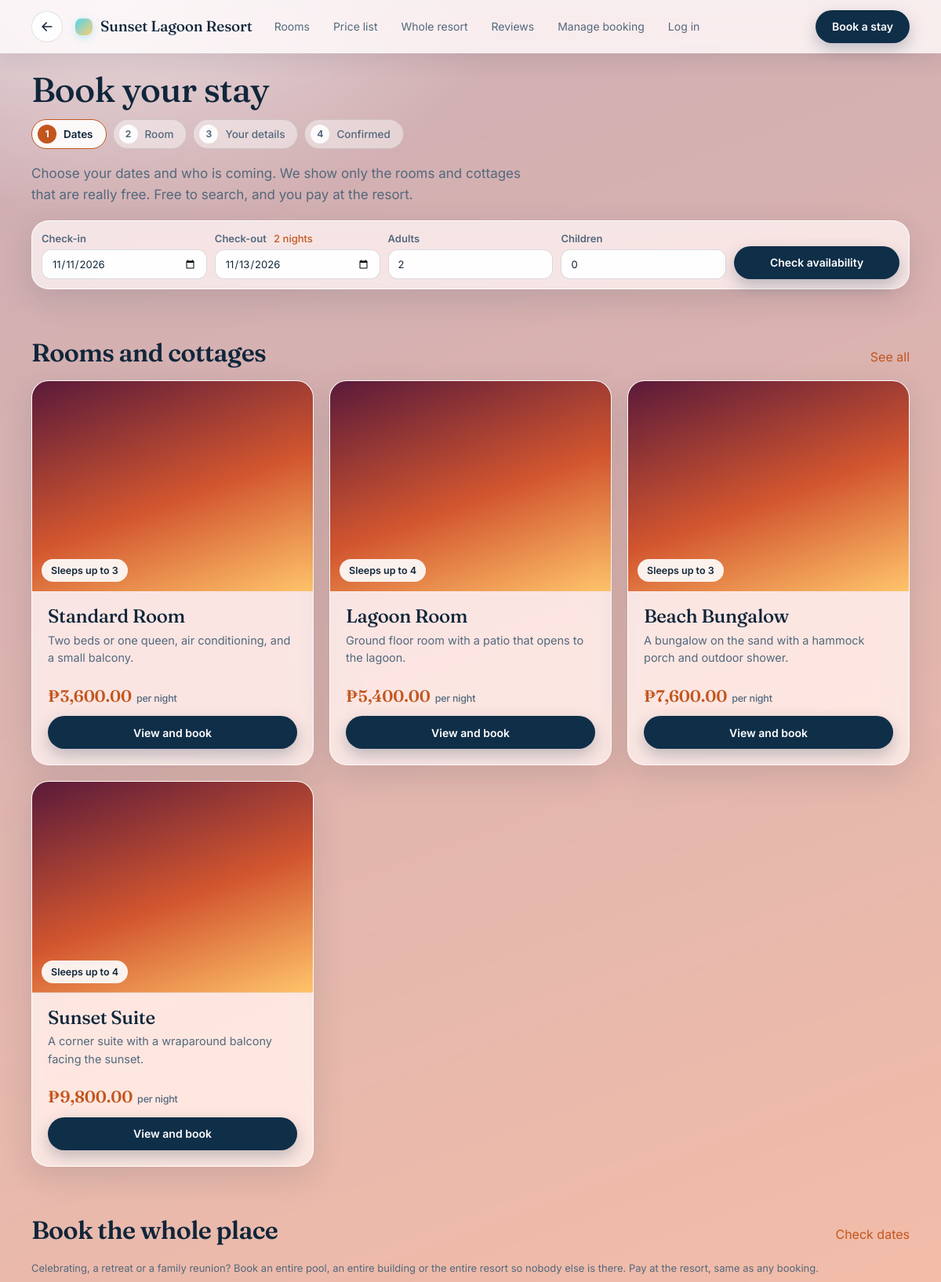
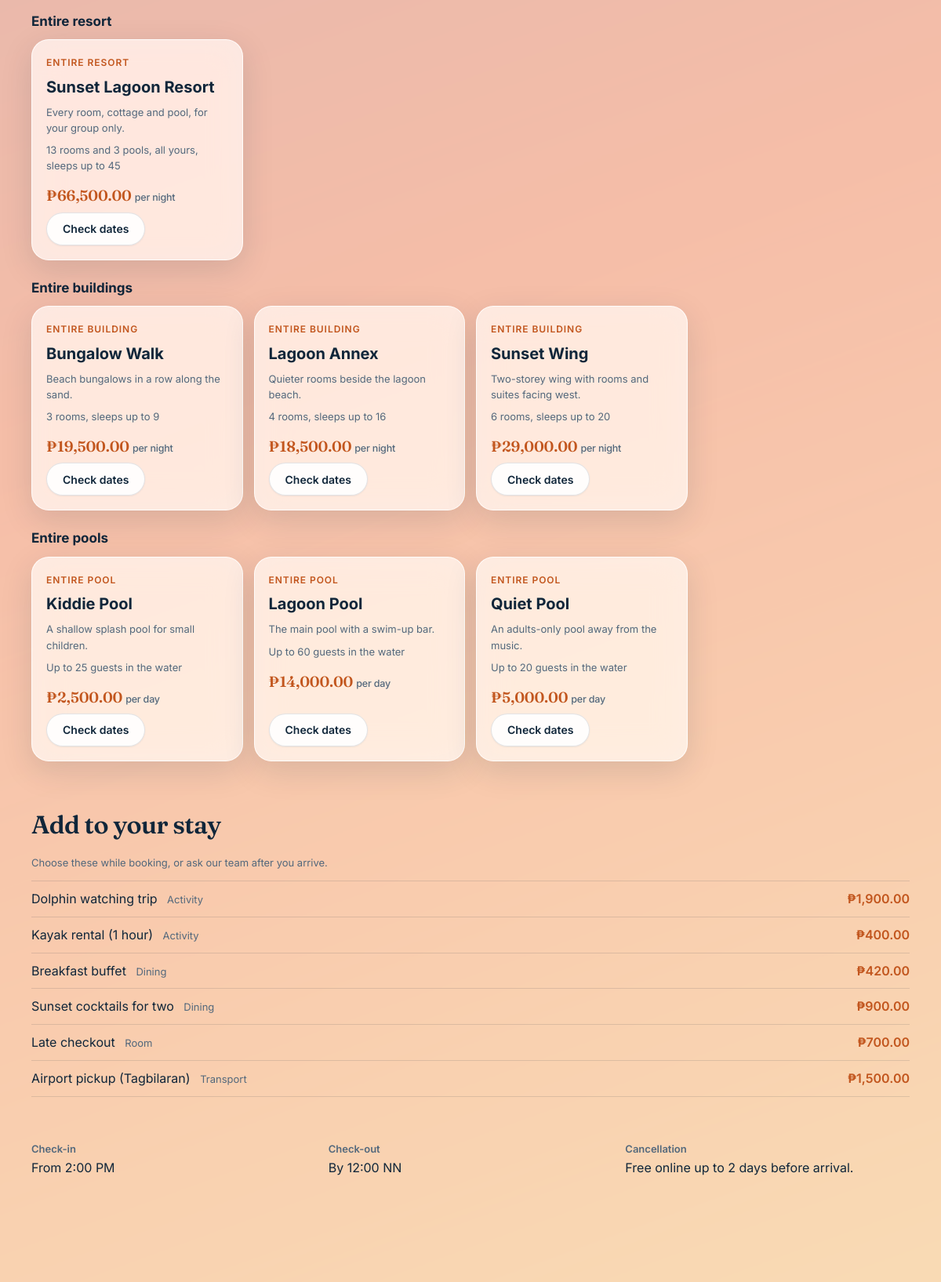
/book.php?r=sunset-lagoon (upper part), run on the app's committed database (2 pictures, top to bottom).
### tables this page shows
CREATE TABLE resort (
  resort_id       INT AUTO_INCREMENT PRIMARY KEY,
  slug            VARCHAR(40)  NOT NULL,               
  name            VARCHAR(100) NOT NULL,
  tagline         VARCHAR(160) NULL,
  description     TEXT NULL,
  location        VARCHAR(120) NULL,
  theme           VARCHAR(20)  NOT NULL DEFAULT 'ocean',    
  hero_image      VARCHAR(120) NULL,                   
  contact_email   VARCHAR(120) NULL,
  contact_phone   VARCHAR(40)  NULL,
  checkin_time    VARCHAR(20)  NOT NULL DEFAULT '2:00 PM',
  checkout_time   VARCHAR(20)  NOT NULL DEFAULT '12:00 NN',
  free_cancel_days INT NOT NULL DEFAULT 2,
  exclusive_rate  DECIMAL(10,2) NULL,                  
  is_active       TINYINT(1) NOT NULL DEFAULT 1,
  sort_order      INT NOT NULL DEFAULT 0,
  created_at      TIMESTAMP NOT NULL DEFAULT CURRENT_TIMESTAMP,
  CONSTRAINT uk_resort_slug UNIQUE (slug),
  CONSTRAINT ck_resort_rate CHECK (exclusive_rate IS NULL OR exclusive_rate >= 0)
);

CREATE TABLE room_type (
  room_type_id  INT AUTO_INCREMENT PRIMARY KEY,
  resort_id     INT NOT NULL,
  type_name     VARCHAR(60) NOT NULL,
  description   TEXT,
  details       TEXT NULL,
  max_occupancy INT NOT NULL,
  base_rate     DECIMAL(10,2) NOT NULL,
  CONSTRAINT uk_room_type_name UNIQUE (resort_id, type_name),
  CONSTRAINT ck_room_type_occ  CHECK (max_occupancy > 0),
  CONSTRAINT ck_room_type_rate CHECK (base_rate >= 0),
  CONSTRAINT fk_room_type_resort FOREIGN KEY (resort_id) REFERENCES resort(resort_id) ON DELETE CASCADE
);

CREATE TABLE building (
  building_id    INT AUTO_INCREMENT PRIMARY KEY,
  resort_id      INT NOT NULL,
  name           VARCHAR(80)  NOT NULL,
  description    VARCHAR(300) NULL,
  exclusive_rate DECIMAL(10,2) NULL,         
  CONSTRAINT uk_building_name UNIQUE (resort_id, name),
  CONSTRAINT ck_building_rate CHECK (exclusive_rate IS NULL OR exclusive_rate >= 0),
  CONSTRAINT fk_building_resort FOREIGN KEY (resort_id) REFERENCES resort(resort_id) ON DELETE CASCADE
);

CREATE TABLE pool (
  pool_id      INT AUTO_INCREMENT PRIMARY KEY,
  resort_id    INT NOT NULL,
  name         VARCHAR(80)  NOT NULL,
  description  VARCHAR(300) NULL,
  max_guests   INT NOT NULL DEFAULT 20,
  rate_per_day DECIMAL(10,2) NULL,           
  CONSTRAINT uk_pool_name UNIQUE (resort_id, name),
  CONSTRAINT ck_pool_guests CHECK (max_guests > 0),
  CONSTRAINT ck_pool_rate CHECK (rate_per_day IS NULL OR rate_per_day >= 0),
  CONSTRAINT fk_pool_resort FOREIGN KEY (resort_id) REFERENCES resort(resort_id) ON DELETE CASCADE
);

CREATE TABLE service (
  service_id   INT AUTO_INCREMENT PRIMARY KEY,
  resort_id    INT NOT NULL,
  service_name VARCHAR(80) NOT NULL,
  category     VARCHAR(40),
  unit_price   DECIMAL(10,2) NOT NULL,
  CONSTRAINT ck_service_price CHECK (unit_price >= 0),
  CONSTRAINT fk_service_resort FOREIGN KEY (resort_id) REFERENCES resort(resort_id) ON DELETE CASCADE
);

### book.php (the view, shortened to what the rows shown need)
<?php
require __DIR__ . '/includes/layout.php';
require __DIR__ . '/includes/booking.php';
require_resort($pdo);
$in       = add_days(today(), 1);
$out      = add_days(today(), 3);
$RID      = resort_id();
$types    = $pdo->query("SELECT * FROM room_type WHERE resort_id = $RID ORDER BY base_rate")->fetchAll();
$services = $pdo->query("SELECT * FROM service WHERE resort_id = $RID ORDER BY category, service_name")->fetchAll();
$exclusive = exclusive_options($pdo, $in, $out);
site_start('Book your stay');
?>
<div class="page-head"><h1>Book your stay</h1></div>
<section class="block">
  <div class="block-head">
    <h2>Rooms and cottages</h2>
  </div>
  <div class="room-cards">
    <?php foreach ($types as $t): ?>
      <?= room_card($t) ?>
    <?php endforeach; ?>
  </div>
</section>
<?= exclusive_cards($exclusive, null) ?>
<section class="block">
  <div class="block-head"><h2>Add to your stay</h2></div>
  <ul class="addons">
    <?php foreach ($services as $s): ?>
      <li><span><?= h($s['service_name']) ?> <small class="muted"><?= h($s['category']) ?></small></span><b><?= h(money($s['unit_price'])) ?></b></li>
    <?php endforeach; ?>
  </ul>
</section>
<section class="block info-row">
  <div><h3>Check-in</h3><p>From <?= h($config['checkin_time']) ?></p></div>
  <div><h3>Check-out</h3><p>By <?= h($config['checkout_time']) ?></p></div>
  <div><h3>Cancellation</h3><p>Free online up to <?= plural((int)$config['free_cancel_days'], 'day') ?> before arrival.</p></div>
</section>
<?php site_end();

### includes/layout.php (shortened to what the rows shown need)
<?php
require_once __DIR__ . '/bootstrap.php';
function asset_url(string $file, string $prefix = ''): string
{
    $full = __DIR__ . '/../assets/' . $file;
    return $prefix . 'assets/' . $file . '?v=' . (is_file($full) ? filemtime($full) : time());
}
function slugify(string $text): string
{
    return trim((string)preg_replace('/[^a-z0-9]+/', '-', strtolower($text)), '-');
}
function room_photos(string $typeName): array
{
    global $resort;
    $folder = 'rooms/' . ($resort['slug'] ?? '_') . '/';
    $dir    = __DIR__ . '/../assets/' . $folder;
    $slug   = slugify($typeName);
    $found  = [];
    $photos = [];
    return $photos;
}
function room_card(array $t): string
{
    $photos = room_photos($t['type_name']);
    $cover  = $photos ? $photos[0]['url'] : '';
    $url    = ru('room.php?id=' . (int)$t['room_type_id']);
    ?>
<article class="room-card">
  <a class="rc-photo<?= $cover === '' ? ' no-photo' : '' ?>" href="<?= h($url) ?>"<?= $cover !== '' ? ' style="background-image:url(\'' . h($cover) . '\')"' : '' ?> aria-label="View the <?= h($t['type_name']) ?>">
    <span class="rc-tag">Sleeps up to <?= (int)$t['max_occupancy'] ?></span>
  </a>
  <div class="rc-body">
    <h3><a href="<?= h($url) ?>"><?= h($t['type_name']) ?></a></h3>
    <p class="rc-desc"><?= h($t['description']) ?></p>
    <div class="rc-foot">
      <p class="price"><?= h(money($t['base_rate'])) ?> <small>per night</small></p>
      <a class="btn primary" href="<?= h($url . '#book') ?>">View and book</a>
    </div>
  </div>
</article>
<?php
    return (string)ob_get_clean();
}
function booking_steps(int $current): string
{
    $labels = [1 => 'Dates', 2 => 'Room', 3 => 'Your details', 4 => 'Confirmed'];
    $html = '<ol class="steps" aria-label="Booking progress">';
    foreach ($labels as $n => $label) {
        $cls = $n < $current ? ' class="is-done"' : ($n === $current ? ' class="is-current" aria-current="step"' : '');
        $html .= '<li' . $cls . '><span>' . ($n < $current ? '✓' : $n) . '</span><b>' . h($label) . '</b></li>';
    }
    return $html . '</ol>';
}
function site_start(string $title, string $active = '', string $bodyClass = ''): void
{
    global $config, $resort;
    $signedIn = !empty($_SESSION['guest_id']);
    if ($resort) {
        $nav = ['rooms' => [ru('rooms.php'), 'Rooms'], 'pricelist' => [ru('pricelist.php'), 'Price list'], 'stay' => [ru('book.php#exclusive'), 'Whole resort'], 'reviews' => [ru('reviews.php'), 'Reviews'],
                'booking' => [ru('booking.php'), 'Manage booking']];
    } else {
        $nav = ['all' => ['index.php', 'Resorts'], 'booking' => ['booking.php', 'Manage booking']];
    }
    $nav['account'] = $signedIn ? [ru('account.php'), 'My account'] : [ru('login.php'), 'Log in'];
    $brandName = $resort ? $config['resort'] : $config['platform'];
    $brandHref = $resort ? ru('landing.php') : 'index.php';
    ?><!doctype html>
<html lang="en">
<head>
<link rel="stylesheet" href="<?= h(asset_url('style.css')) ?>">
</head>
<body class="site<?= $bodyClass !== '' ? ' ' . h($bodyClass) : '' ?>">
<div class="frame">
<header class="top" id="top">
  <div class="bar">
    <?php if ($resort): ?><a class="back-btn" href="index.php" title="Back to all resorts" aria-label="Back to all resorts"><svg viewBox="0 0 24 24" width="20" height="20" fill="none" stroke="currentColor" stroke-width="2" stroke-linecap="round" stroke-linejoin="round" aria-hidden="true"><path d="M19 12H5M11 6l-6 6 6 6"/></svg></a><?php endif; ?>
    <a class="brand" href="<?= h($brandHref) ?>"><?= h($brandName) ?></a>
    <nav id="site-nav" aria-label="Main">
      <?php foreach ($nav as $key => [$href, $label]): ?>
        <a href="<?= h($href) ?>"<?= $key === $active ? ' aria-current="page"' : '' ?>><?= h($label) ?></a>
      <?php endforeach; ?>
    </nav>
    <a class="btn primary push" href="<?= h($resort ? ru('book.php#book') : 'index.php#resorts') ?>"><?= $resort ? 'Book a stay' : 'Find a resort' ?></a>
  </div>
</header>
<main class="wrap" id="content">
<?php flash_render();
}
function site_end(): void
{
    ?>
</main>
</div>
</body>
</html>
<?php
}
    ?><!doctype html>
<?php
function exclusive_card(array $t, ?array $stay): string
{
    $kind  = ['Resort' => 'Entire resort', 'Building' => 'Entire building', 'Pool' => 'Entire pool'][$t['scope']] ?? '';
    $unit  = $t['scope'] === 'Pool' ? 'per day' : 'per night';
    $sub   = match ($t['scope']) {
        'Resort'   => plural(count($t['rooms']), 'room') . ' and ' . plural(count($t['pools']), 'pool') . ', all yours',
        'Building' => plural(count($t['rooms']), 'room') . ', sleeps up to ' . $t['capacity'],
        default    => 'Up to ' . plural((int)$t['capacity'], 'guest') . ' in the water',
    };
    if ($t['scope'] === 'Resort') {
        $sub .= ', sleeps up to ' . $t['capacity'];
    }
    ob_start(); ?>
<article class="ex-card<?= $stay && !$t['free'] ? ' is-off' : '' ?>">
  <p class="ex-kind"><?= h($kind) ?></p>
  <h3><?= h($t['name']) ?></h3>
  <?php if ($t['info'] !== ''): ?><p class="muted"><?= h($t['info']) ?></p><?php endif; ?>
  <p class="muted"><?= h($sub) ?></p>
  <p class="price"><?= h(money($t['rate'])) ?> <small><?= h($unit) ?></small></p>
  <?php if ($stay === null): ?>
    <a class="btn" href="<?= h(ru('exclusive.php#' . strtolower($t['scope']) . '-' . $t['id'])) ?>">Check dates</a>
  <?php endif; ?>
</article>
<?php
    return (string)ob_get_clean();
}
function exclusive_cards(array $opts, ?array $stay): string
{
    $groups = [];
    if (!empty($opts['Resort']) && $opts['Resort']['rooms']) { $groups['Entire resort'] = [$opts['Resort']]; }
    if (!empty($opts['Building'])) { $groups['Entire buildings'] = $opts['Building']; }
    if (!empty($opts['Pool']))     { $groups['Entire pools'] = $opts['Pool']; }
    $html = '<section class="block" id="exclusive"><div class="block-head"><h2>Book the whole place</h2>'
          . ($stay === null ? '<a href="' . h(ru('exclusive.php')) . '">Check dates</a>' : '') . '</div>'
          . '<p class="muted">Celebrating, a retreat or a family reunion? Book an entire pool, an entire building or the entire resort so nobody else is there. Pay at the resort, same as any booking.</p>';
    foreach ($groups as $label => $items) {
        $html .= '<h3 class="ex-group">' . h($label) . '</h3><div class="ex-grid">';
        foreach ($items as $t) {
            $html .= '<div id="' . h(strtolower($t['scope']) . '-' . $t['id']) . '">' . exclusive_card($t, $stay) . '</div>';
        }
        $html .= '</div>';
    }
    return $html . '</section>';
}

### data on the page
resort: name "Sunset Lagoon Resort", kind "ENTIRE RESORT", info "Every room, cottage and pool, for your group only.", sub "13 rooms and 3 pools, all yours, sleeps up to 45", rate "₱66,500.00", unit "per night", checkin_time "2:00 PM", checkout_time "12:00 NN", free_cancel_days "2 days"
room_type: max_occupancy "3", type_name "Standard Room", description "Two beds or one queen, air conditioning, and a small balcony.", base_rate "₱3,600.00"
room_type: max_occupancy "4", type_name "Lagoon Room", description "Ground floor room with a patio that opens to the lagoon.", base_rate "₱5,400.00"
room_type: max_occupancy "3", type_name "Beach Bungalow", description "A bungalow on the sand with a hammock porch and outdoor shower.", base_rate "₱7,600.00"
room_type: max_occupancy "4", type_name "Sunset Suite", description "A corner suite with a wraparound balcony facing the sunset.", base_rate "₱9,800.00"
building: kind "ENTIRE BUILDING", name "Bungalow Walk", description "Beach bungalows in a row along the sand.", sub "3 rooms, sleeps up to 9", rate "₱19,500.00", unit "per night"
building: kind "ENTIRE BUILDING", name "Lagoon Annex", description "Quieter rooms beside the lagoon beach.", sub "4 rooms, sleeps up to 16", rate "₱18,500.00", unit "per night"
building: kind "ENTIRE BUILDING", name "Sunset Wing", description "Two-storey wing with rooms and suites facing west.", sub "6 rooms, sleeps up to 20", rate "₱29,000.00", unit "per night"
pool: kind "ENTIRE POOL", name "Kiddie Pool", description "A shallow splash pool for small children.", max_guests "Up to 25 guests in the water", rate "₱2,500.00", unit "per day"
pool: kind "ENTIRE POOL", name "Lagoon Pool", description "The main pool with a swim-up bar.", max_guests "Up to 60 guests in the water", rate "₱14,000.00", unit "per day"
pool: kind "ENTIRE POOL", name "Quiet Pool", description "An adults-only pool away from the music.", max_guests "Up to 20 guests in the water", rate "₱5,000.00", unit "per day"
service: service_name "Dolphin watching trip", category "Activity", unit_price "₱1,900.00"
service: service_name "Kayak rental (1 hour)", category "Activity", unit_price "₱400.00"
service: service_name "Breakfast buffet", category "Dining", unit_price "₱420.00"
service: service_name "Sunset cocktails for two", category "Dining", unit_price "₱900.00"
service: service_name "Late checkout", category "Room", unit_price "₱700.00"
service: service_name "Airport pickup (Tagbilaran)", category "Transport", unit_price "₱1,500.00"

### other printed values
$label "Rooms"
$label "Price list"
$label "Whole resort"
$label "Reviews"
$label "Manage booking"
$label "Log in"
$n "1"
$label "Dates"
$n "2"
$label "Room"
$n "3"
$label "Your details"
$n "4"
$label "Confirmed"
$label "Entire resort"
